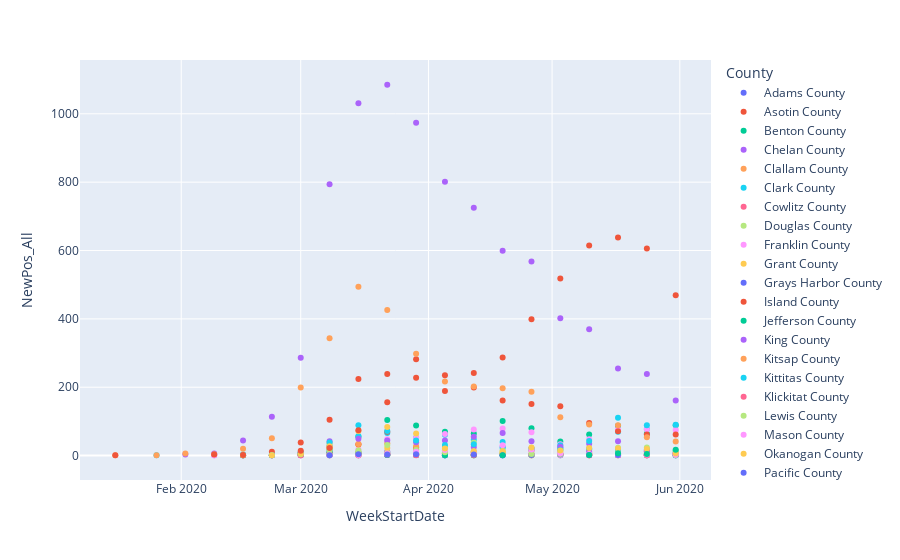

The notebook cell saved with this chart:
### Code cell
px.scatter(df, x="WeekStartDate", y="NewPos_All", color='County')

### Figure 1 — Plotly figure (JSON) as saved in the notebook; plotly's stock layout.template omitted (floating-point values rounded to 4 significant figures)
{"data": [{"hovertemplate": "County=Adams County<br>WeekStartDate=%{x}<br>NewPos_All=%{y}<extra></extra>", "legendgroup": "Adams County", "marker": {"color": "#636efa", "symbol": "circle"}, "mode": "markers", "name": "Adams County", "orientation": "v", "showlegend": true, "type": "scatter", "x": ["2020-03-08", "2020-03-15", "2020-03-22", "2020-03-29", "2020-04-05", "2020-04-12", "2020-04-19", "2020-04-26", "2020-05-03", "2020-05-10", "2020-05-17", "2020-05-24", "2020-05-31"], "xaxis": "x", "y": [4, 3, 9, 17, 8, 2, 4, 2, 1, 2, 4, 17, 6], "yaxis": "y"}, {"hovertemplate": "County=Asotin County<br>WeekStartDate=%{x}<br>NewPos_All=%{y}<extra></extra>", "legendgroup": "Asotin County", "marker": {"color": "#EF553B", "symbol": "circle"}, "mode": "markers", "name": "Asotin County", "orientation": "v", "showlegend": true, "type": "scatter", "x": ["2020-03-15", "2020-03-29", "2020-04-05", "2020-04-12", "2020-04-19", "2020-05-17"], "xaxis": "x", "y": [2, 2, 7, 4, 3, 1], "yaxis": "y"}, {"hovertemplate": "County=Benton County<br>WeekStartDate=%{x}<br>NewPos_All=%{y}<extra></extra>", "legendgroup": "Benton County", "marker": {"color": "#00cc96", "symbol": "circle"}, "mode": "markers", "name": "Benton County", "orientation": "v", "showlegend": true, "type": "scatter", "x": ["2020-02-16", "2020-03-01", "2020-03-08", "2020-03-15", "2020-03-22", "2020-03-29", "2020-04-05", "2020-04-12", "2020-04-19", "2020-04-26", "2020-05-03", "2020-05-10", "2020-05-17", "2020-05-24", "2020-05-31"], "xaxis": "x", "y": [1, 6, 17, 55, 104, 88, 70, 65, 101, 80, 41, 62, 87, 64, 89], "yaxis": "y"}, {"hovertemplate": "County=Chelan County<br>WeekStartDate=%{x}<br>NewPos_All=%{y}<extra></extra>", "legendgroup": "Chelan County", "marker": {"color": "#ab63fa", "symbol": "circle"}, "mode": "markers", "name": "Chelan County", "orientation": "v", "showlegend": true, "type": "scatter", "x": ["2020-02-09", "2020-03-08", "2020-03-15", "2020-03-22", "2020-03-29", "2020-04-05", "2020-04-12", "2020-04-19", "2020-04-26", "2020-05-03", "2020-05-10", "2020-05-17", "2020-05-24", "2020-05-31"], "xaxis": "x", "y": [1, 8, 7, 12, 24, 15, 25, 26, 21, 24, 35, 42, 15, 7], "yaxis": "y"}, {"hovertemplate": "County=Clallam County<br>WeekStartDate=%{x}<br>NewPos_All=%{y}<extra></extra>", "legendgroup": "Clallam County", "marker": {"color": "#FFA15A", "symbol": "circle"}, "mode": "markers", "name": "Clallam County", "orientation": "v", "showlegend": true, "type": "scatter", "x": ["2020-03-01", "2020-03-08", "2020-03-15", "2020-03-29", "2020-04-05", "2020-04-19", "2020-04-26", "2020-05-10", "2020-05-17", "2020-05-24"], "xaxis": "x", "y": [2, 5, 3, 3, 1, 4, 1, 4, 2, 2], "yaxis": "y"}, {"hovertemplate": "County=Clark County<br>WeekStartDate=%{x}<br>NewPos_All=%{y}<extra></extra>", "legendgroup": "Clark County", "marker": {"color": "#19d3f3", "symbol": "circle"}, "mode": "markers", "name": "Clark County", "orientation": "v", "showlegend": true, "type": "scatter", "x": ["2020-02-23", "2020-03-01", "2020-03-08", "2020-03-15", "2020-03-22", "2020-03-29", "2020-04-05", "2020-04-12", "2020-04-19", "2020-04-26", "2020-05-03", "2020-05-10", "2020-05-17", "2020-05-24", "2020-05-31"], "xaxis": "x", "y": [3, 5, 29, 57, 66, 52, 61, 46, 22, 18, 21, 20, 70, 78, 14], "yaxis": "y"}, {"hovertemplate": "County=Cowlitz County<br>WeekStartDate=%{x}<br>NewPos_All=%{y}<extra></extra>", "legendgroup": "Cowlitz County", "marker": {"color": "#FF6692", "symbol": "circle"}, "mode": "markers", "name": "Cowlitz County", "orientation": "v", "showlegend": true, "type": "scatter", "x": ["2020-02-23", "2020-03-01", "2020-03-08", "2020-03-15", "2020-03-22", "2020-03-29", "2020-04-05", "2020-04-12", "2020-04-19", "2020-04-26", "2020-05-03", "2020-05-10", "2020-05-17", "2020-05-24", "2020-05-31"], "xaxis": "x", "y": [1, 1, 8, 8, 3, 7, 6, 10, 5, 14, 5, 5, 2, 3, 3], "yaxis": "y"}, {"hovertemplate": "County=Douglas County<br>WeekStartDate=%{x}<br>NewPos_All=%{y}<extra></extra>", "legendgroup": "Douglas County", "marker": {"color": "#B6E880", "symbol": "circle"}, "mode": "markers", "name": "Douglas County", "orientation": "v", "showlegend": true, "type": "scatter", "x": ["2020-03-01", "2020-03-08", "2020-03-15", "2020-03-22", "2020-03-29", "2020-04-05", "2020-04-12", "2020-04-19", "2020-04-26", "2020-05-03", "2020-05-10", "2020-05-17", "2020-05-24", "2020-05-31"], "xaxis": "x", "y": [2, 1, 1, 9, 8, 8, 38, 14, 22, 18, 21, 23, 9, 4], "yaxis": "y"}, {"hovertemplate": "County=Franklin County<br>WeekStartDate=%{x}<br>NewPos_All=%{y}<extra></extra>", "legendgroup": "Franklin County", "marker": {"color": "#FF97FF", "symbol": "circle"}, "mode": "markers", "name": "Franklin County", "orientation": "v", "showlegend": true, "type": "scatter", "x": ["2020-02-09", "2020-02-23", "2020-03-01", "2020-03-08", "2020-03-15", "2020-03-22", "2020-03-29", "2020-04-05", "2020-04-12", "2020-04-19", "2020-04-26", "2020-05-03", "2020-05-10", "2020-05-17", "2020-05-24", "2020-05-31"], "xaxis": "x", "y": [1, 1, 2, 5, 18, 48, 52, 63, 76, 79, 68, 33, 48, 76, 77, 75], "yaxis": "y"}, {"hovertemplate": "County=Grant County<br>WeekStartDate=%{x}<br>NewPos_All=%{y}<extra></extra>", "legendgroup": "Grant County", "marker": {"color": "#FECB52", "symbol": "circle"}, "mode": "markers", "name": "Grant County", "orientation": "v", "showlegend": true, "type": "scatter", "x": ["2020-02-16", "2020-02-23", "2020-03-01", "2020-03-08", "2020-03-15", "2020-03-22", "2020-03-29", "2020-04-05", "2020-04-12", "2020-04-19", "2020-04-26", "2020-05-03", "2020-05-10", "2020-05-17", "2020-05-24", "2020-05-31"], "xaxis": "x", "y": [1, 1, 4, 36, 32, 22, 18, 26, 13, 8, 21, 4, 5, 9, 13, 3], "yaxis": "y"}, {"hovertemplate": "County=Grays Harbor County<br>WeekStartDate=%{x}<br>NewPos_All=%{y}<extra></extra>", "legendgroup": "Grays Harbor County", "marker": {"color": "#636efa", "symbol": "circle"}, "mode": "markers", "name": "Grays Harbor County", "orientation": "v", "showlegend": true, "type": "scatter", "x": ["2020-02-16", "2020-02-23", "2020-03-01", "2020-03-15", "2020-03-22", "2020-03-29", "2020-04-05", "2020-04-26", "2020-05-03", "2020-05-17", "2020-05-24", "2020-05-31"], "xaxis": "x", "y": [1, 1, 1, 1, 3, 4, 1, 1, 2, 2, 1, 1], "yaxis": "y"}, {"hovertemplate": "County=Island County<br>WeekStartDate=%{x}<br>NewPos_All=%{y}<extra></extra>", "legendgroup": "Island County", "marker": {"color": "#EF553B", "symbol": "circle"}, "mode": "markers", "name": "Island County", "orientation": "v", "showlegend": true, "type": "scatter", "x": ["2020-02-23", "2020-03-01", "2020-03-08", "2020-03-15", "2020-03-22", "2020-03-29", "2020-04-05", "2020-04-12", "2020-04-19", "2020-04-26", "2020-05-03", "2020-05-10", "2020-05-24"], "xaxis": "x", "y": [2, 10, 25, 33, 70, 22, 5, 1, 3, 4, 4, 1, 1], "yaxis": "y"}, {"hovertemplate": "County=Jefferson County<br>WeekStartDate=%{x}<br>NewPos_All=%{y}<extra></extra>", "legendgroup": "Jefferson County", "marker": {"color": "#00cc96", "symbol": "circle"}, "mode": "markers", "name": "Jefferson County", "orientation": "v", "showlegend": true, "type": "scatter", "x": ["2020-02-23", "2020-03-01", "2020-03-08", "2020-03-15", "2020-03-22", "2020-03-29", "2020-05-31"], "xaxis": "x", "y": [2, 4, 10, 9, 3, 2, 1], "yaxis": "y"}, {"hovertemplate": "County=King County<br>WeekStartDate=%{x}<br>NewPos_All=%{y}<extra></extra>", "legendgroup": "King County", "marker": {"color": "#ab63fa", "symbol": "circle"}, "mode": "markers", "name": "King County", "orientation": "v", "showlegend": true, "type": "scatter", "x": ["2020-02-02", "2020-02-09", "2020-02-16", "2020-02-23", "2020-03-01", "2020-03-08", "2020-03-15", "2020-03-22", "2020-03-29", "2020-04-05", "2020-04-12", "2020-04-19", "2020-04-26", "2020-05-03", "2020-05-10", "2020-05-17", "2020-05-24", "2020-05-31"], "xaxis": "x", "y": [3, 6, 44, 114, 286, 794, 1031, 1085, 974, 801, 725, 599, 568, 402, 370, 255, 239, 161], "yaxis": "y"}, {"hovertemplate": "County=Kitsap County<br>WeekStartDate=%{x}<br>NewPos_All=%{y}<extra></extra>", "legendgroup": "Kitsap County", "marker": {"color": "#FFA15A", "symbol": "circle"}, "mode": "markers", "name": "Kitsap County", "orientation": "v", "showlegend": true, "type": "scatter", "x": ["2020-02-16", "2020-02-23", "2020-03-01", "2020-03-08", "2020-03-15", "2020-03-22", "2020-03-29", "2020-04-05", "2020-04-12", "2020-04-19", "2020-04-26", "2020-05-03", "2020-05-10", "2020-05-24", "2020-05-31"], "xaxis": "x", "y": [1, 1, 6, 22, 34, 36, 27, 11, 9, 3, 3, 2, 6, 2, 2], "yaxis": "y"}, {"hovertemplate": "County=Kittitas County<br>WeekStartDate=%{x}<br>NewPos_All=%{y}<extra></extra>", "legendgroup": "Kittitas County", "marker": {"color": "#19d3f3", "symbol": "circle"}, "mode": "markers", "name": "Kittitas County", "orientation": "v", "showlegend": true, "type": "scatter", "x": ["2020-01-26", "2020-02-16", "2020-03-08", "2020-03-15", "2020-03-22", "2020-03-29", "2020-04-05", "2020-04-19", "2020-04-26", "2020-05-03", "2020-05-10", "2020-05-17", "2020-05-24", "2020-05-31"], "xaxis": "x", "y": [1, 3, 2, 5, 2, 2, 1, 1, 2, 30, 18, 17, 4, 1], "yaxis": "y"}, {"hovertemplate": "County=Klickitat County<br>WeekStartDate=%{x}<br>NewPos_All=%{y}<extra></extra>", "legendgroup": "Klickitat County", "marker": {"color": "#FF6692", "symbol": "circle"}, "mode": "markers", "name": "Klickitat County", "orientation": "v", "showlegend": true, "type": "scatter", "x": ["2020-03-01", "2020-03-15", "2020-03-22", "2020-03-29", "2020-04-05", "2020-04-19", "2020-04-26", "2020-05-03", "2020-05-10", "2020-05-17", "2020-05-24", "2020-05-31"], "xaxis": "x", "y": [2, 6, 2, 2, 4, 2, 3, 3, 1, 1, 3, 4], "yaxis": "y"}, {"hovertemplate": "County=Lewis County<br>WeekStartDate=%{x}<br>NewPos_All=%{y}<extra></extra>", "legendgroup": "Lewis County", "marker": {"color": "#B6E880", "symbol": "circle"}, "mode": "markers", "name": "Lewis County", "orientation": "v", "showlegend": true, "type": "scatter", "x": ["2020-03-08", "2020-03-15", "2020-03-22", "2020-03-29", "2020-04-05", "2020-04-12", "2020-04-19", "2020-04-26", "2020-05-03", "2020-05-10", "2020-05-24"], "xaxis": "x", "y": [3, 10, 4, 2, 3, 1, 6, 1, 1, 4, 2], "yaxis": "y"}, {"hovertemplate": "County=Mason County<br>WeekStartDate=%{x}<br>NewPos_All=%{y}<extra></extra>", "legendgroup": "Mason County", "marker": {"color": "#FF97FF", "symbol": "circle"}, "mode": "markers", "name": "Mason County", "orientation": "v", "showlegend": true, "type": "scatter", "x": ["2020-03-08", "2020-03-15", "2020-03-22", "2020-03-29", "2020-04-12", "2020-04-19", "2020-04-26", "2020-05-03", "2020-05-10", "2020-05-17", "2020-05-24", "2020-05-31"], "xaxis": "x", "y": [2, 1, 6, 11, 2, 2, 4, 2, 3, 2, 1, 2], "yaxis": "y"}, {"hovertemplate": "County=Okanogan County<br>WeekStartDate=%{x}<br>NewPos_All=%{y}<extra></extra>", "legendgroup": "Okanogan County", "marker": {"color": "#FECB52", "symbol": "circle"}, "mode": "markers", "name": "Okanogan County", "orientation": "v", "showlegend": true, "type": "scatter", "x": ["2020-03-08", "2020-03-15", "2020-03-22", "2020-03-29", "2020-04-05", "2020-04-12", "2020-04-19", "2020-04-26", "2020-05-03", "2020-05-10", "2020-05-17", "2020-05-24", "2020-05-31"], "xaxis": "x", "y": [3, 1, 5, 4, 2, 3, 6, 1, 11, 9, 2, 6, 3], "yaxis": "y"}, {"hovertemplate": "County=Pacific County<br>WeekStartDate=%{x}<br>NewPos_All=%{y}<extra></extra>", "legendgroup": "Pacific County", "marker": {"color": "#636efa", "symbol": "circle"}, "mode": "markers", "name": "Pacific County", "orientation": "v", "showlegend": true, "type": "scatter", "x": ["2020-03-29", "2020-04-05", "2020-04-19", "2020-04-26", "2020-05-03"], "xaxis": "x", "y": [2, 1, 1, 2, 3], "yaxis": "y"}, {"hovertemplate": "County=Pierce County<br>WeekStartDate=%{x}<br>NewPos_All=%{y}<extra></extra>", "legendgroup": "Pierce County", "marker": {"color": "#EF553B", "symbol": "circle"}, "mode": "markers", "name": "Pierce County", "orientation": "v", "showlegend": true, "type": "scatter", "x": ["2020-02-16", "2020-02-23", "2020-03-01", "2020-03-08", "2020-03-15", "2020-03-22", "2020-03-29", "2020-04-05", "2020-04-12", "2020-04-19", "2020-04-26", "2020-05-03", "2020-05-10", "2020-05-17", "2020-05-24", "2020-05-31"], "xaxis": "x", "y": [1, 11, 38, 105, 224, 239, 282, 189, 199, 161, 151, 144, 95, 71, 62, 62], "yaxis": "y"}, {"hovertemplate": "County=San Juan County<br>WeekStartDate=%{x}<br>NewPos_All=%{y}<extra></extra>", "legendgroup": "San Juan County", "marker": {"color": "#00cc96", "symbol": "circle"}, "mode": "markers", "name": "San Juan County", "orientation": "v", "showlegend": true, "type": "scatter", "x": ["2020-03-08", "2020-03-15", "2020-03-22", "2020-03-29", "2020-04-05", "2020-04-12"], "xaxis": "x", "y": [1, 3, 2, 7, 1, 1], "yaxis": "y"}, {"hovertemplate": "County=Skagit County<br>WeekStartDate=%{x}<br>NewPos_All=%{y}<extra></extra>", "legendgroup": "Skagit County", "marker": {"color": "#ab63fa", "symbol": "circle"}, "mode": "markers", "name": "Skagit County", "orientation": "v", "showlegend": true, "type": "scatter", "x": ["2020-02-16", "2020-02-23", "2020-03-01", "2020-03-08", "2020-03-15", "2020-03-22", "2020-03-29", "2020-04-05", "2020-04-12", "2020-04-19", "2020-04-26", "2020-05-03", "2020-05-10", "2020-05-17", "2020-05-24", "2020-05-31"], "xaxis": "x", "y": [1, 1, 8, 42, 49, 44, 39, 44, 55, 66, 42, 26, 11, 2, 13, 6], "yaxis": "y"}, {"hovertemplate": "County=Snohomish County<br>WeekStartDate=%{x}<br>NewPos_All=%{y}<extra></extra>", "legendgroup": "Snohomish County", "marker": {"color": "#FFA15A", "symbol": "circle"}, "mode": "markers", "name": "Snohomish County", "orientation": "v", "showlegend": true, "type": "scatter", "x": ["2020-01-16", "2020-01-26", "2020-02-02", "2020-02-09", "2020-02-16", "2020-02-23", "2020-03-01", "2020-03-08", "2020-03-15", "2020-03-22", "2020-03-29", "2020-04-05", "2020-04-12", "2020-04-19", "2020-04-26", "2020-05-03", "2020-05-10", "2020-05-17", "2020-05-24", "2020-05-31"], "xaxis": "x", "y": [1, 1, 6, 4, 20, 51, 199, 343, 494, 426, 298, 217, 202, 197, 187, 112, 91, 89, 54, 41], "yaxis": "y"}, {"hovertemplate": "County=Spokane County<br>WeekStartDate=%{x}<br>NewPos_All=%{y}<extra></extra>", "legendgroup": "Spokane County", "marker": {"color": "#19d3f3", "symbol": "circle"}, "mode": "markers", "name": "Spokane County", "orientation": "v", "showlegend": true, "type": "scatter", "x": ["2020-02-16", "2020-02-23", "2020-03-01", "2020-03-08", "2020-03-15", "2020-03-22", "2020-03-29", "2020-04-05", "2020-04-12", "2020-04-19", "2020-04-26", "2020-05-03", "2020-05-10", "2020-05-17", "2020-05-24", "2020-05-31"], "xaxis": "x", "y": [1, 1, 9, 38, 89, 72, 44, 31, 33, 40, 20, 16, 43, 111, 89, 90], "yaxis": "y"}, {"hovertemplate": "County=Stevens County<br>WeekStartDate=%{x}<br>NewPos_All=%{y}<extra></extra>", "legendgroup": "Stevens County", "marker": {"color": "#FF6692", "symbol": "circle"}, "mode": "markers", "name": "Stevens County", "orientation": "v", "showlegend": true, "type": "scatter", "x": ["2020-03-01", "2020-03-08", "2020-03-15", "2020-03-22", "2020-03-29", "2020-04-12", "2020-05-10", "2020-05-17", "2020-05-24"], "xaxis": "x", "y": [1, 1, 1, 3, 1, 2, 1, 2, 1], "yaxis": "y"}, {"hovertemplate": "County=Thurston County<br>WeekStartDate=%{x}<br>NewPos_All=%{y}<extra></extra>", "legendgroup": "Thurston County", "marker": {"color": "#B6E880", "symbol": "circle"}, "mode": "markers", "name": "Thurston County", "orientation": "v", "showlegend": true, "type": "scatter", "x": ["2020-02-23", "2020-03-01", "2020-03-08", "2020-03-15", "2020-03-22", "2020-03-29", "2020-04-05", "2020-04-12", "2020-04-19", "2020-04-26", "2020-05-03", "2020-05-10", "2020-05-17", "2020-05-24", "2020-05-31"], "xaxis": "x", "y": [1, 4, 17, 15, 31, 16, 10, 12, 6, 5, 5, 3, 4, 24, 13], "yaxis": "y"}, {"hovertemplate": "County=Walla Walla County<br>WeekStartDate=%{x}<br>NewPos_All=%{y}<extra></extra>", "legendgroup": "Walla Walla County", "marker": {"color": "#FF97FF", "symbol": "circle"}, "mode": "markers", "name": "Walla Walla County", "orientation": "v", "showlegend": true, "type": "scatter", "x": ["2020-03-08", "2020-03-15", "2020-03-22", "2020-03-29", "2020-04-05", "2020-04-12", "2020-04-19", "2020-04-26", "2020-05-03", "2020-05-10", "2020-05-17", "2020-05-24", "2020-05-31"], "xaxis": "x", "y": [1, 2, 5, 11, 16, 11, 30, 18, 7, 5, 2, 3, 5], "yaxis": "y"}, {"hovertemplate": "County=Whatcom County<br>WeekStartDate=%{x}<br>NewPos_All=%{y}<extra></extra>", "legendgroup": "Whatcom County", "marker": {"color": "#FECB52", "symbol": "circle"}, "mode": "markers", "name": "Whatcom County", "orientation": "v", "showlegend": true, "type": "scatter", "x": ["2020-02-16", "2020-02-23", "2020-03-01", "2020-03-08", "2020-03-15", "2020-03-22", "2020-03-29", "2020-04-05", "2020-04-12", "2020-04-19", "2020-04-26", "2020-05-03", "2020-05-10", "2020-05-17", "2020-05-24", "2020-05-31"], "xaxis": "x", "y": [1, 1, 6, 27, 72, 84, 65, 21, 12, 13, 24, 15, 22, 21, 19, 7], "yaxis": "y"}, {"hovertemplate": "County=Whitman County<br>WeekStartDate=%{x}<br>NewPos_All=%{y}<extra></extra>", "legendgroup": "Whitman County", "marker": {"color": "#636efa", "symbol": "circle"}, "mode": "markers", "name": "Whitman County", "orientation": "v", "showlegend": true, "type": "scatter", "x": ["2020-03-08", "2020-03-15", "2020-03-22", "2020-03-29", "2020-04-12", "2020-04-19", "2020-05-10", "2020-05-17"], "xaxis": "x", "y": [1, 4, 3, 4, 3, 1, 2, 2], "yaxis": "y"}, {"hovertemplate": "County=Yakima County<br>WeekStartDate=%{x}<br>NewPos_All=%{y}<extra></extra>", "legendgroup": "Yakima County", "marker": {"color": "#EF553B", "symbol": "circle"}, "mode": "markers", "name": "Yakima County", "orientation": "v", "showlegend": true, "type": "scatter", "x": ["2020-01-16", "2020-02-09", "2020-02-16", "2020-03-01", "2020-03-08", "2020-03-15", "2020-03-22", "2020-03-29", "2020-04-05", "2020-04-12", "2020-04-19", "2020-04-26", "2020-05-03", "2020-05-10", "2020-05-17", "2020-05-24", "2020-05-31"], "xaxis": "x", "y": [1, 3, 2, 14, 22, 74, 156, 228, 235, 242, 287, 399, 518, 615, 638, 606, 469], "yaxis": "y"}, {"hovertemplate": "County=Unassigned<br>WeekStartDate=%{x}<br>NewPos_All=%{y}<extra></extra>", "legendgroup": "Unassigned", "marker": {"color": "#00cc96", "symbol": "circle"}, "mode": "markers", "name": "Unassigned", "orientation": "v", "showlegend": true, "type": "scatter", "x": ["2020-04-19", "2020-05-10", "2020-05-17", "2020-05-24", "2020-05-31"], "xaxis": "x", "y": [1, 2, 7, 5, 17], "yaxis": "y"}], "layout": {"legend": {"title": {"text": "County"}, "tracegroupgap": 0}, "margin": {"t": 60}, "xaxis": {"anchor": "y", "domain": [0, 1], "title": {"text": "WeekStartDate"}}, "yaxis": {"anchor": "x", "domain": [0, 1], "title": {"text": "NewPos_All"}}}}
